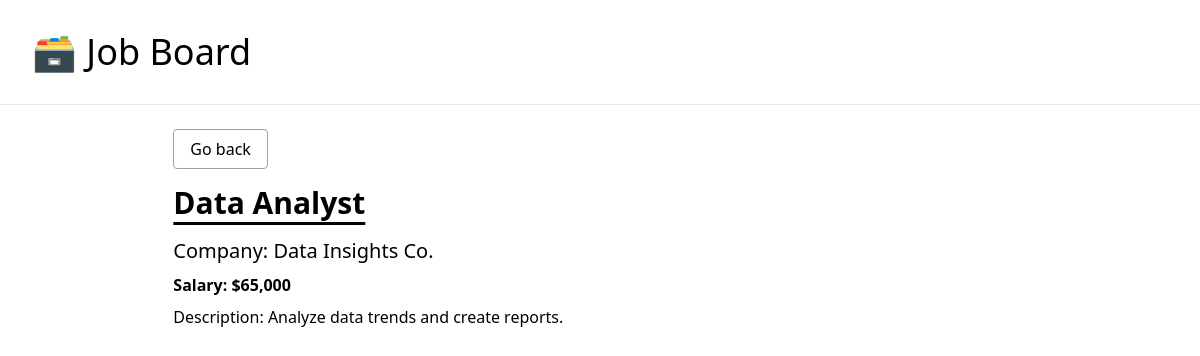
The page /job/5 on the database its author committed.
### job_board/models.py (models this page shows, shortened)
class JobPosting(models.Model):
    title = models.CharField(max_length=100)
    description = models.TextField()
    company = models.CharField(max_length=100)
    salary = models.IntegerField()
    is_active = models.BooleanField(default=False)

### job_board/views.py (the view)
# urls.py: path("job/<int:pk>", job_detail, name="job-detail"),
def job_detail(request, pk):
    job_postings = get_object_or_404(JobPosting, pk=pk, is_active=True)
    context = {"posting": job_postings}
    return render(request, "job_board/detail.html", context)

### job_board/templates/job_board/detail.html
{% extends 'job_board/_base.html' %}
{% load humanize %}
{% block content %}
<div class="w-10/12 mx-auto">
    <p class="pb-6"><a href="{% url 'home' %}" class="border border-gray-400 rounded px-4 py-2 hover:bg-gray-200">Go back</a></p>
    <h1 class="text-3xl font-semibold pb-4 underline underline-offset-8">{{posting.title}}</h1>
    <p class="pb-2 text-xl">Company: {{posting.company}}</p>
    <p class="pb-2 font-semibold">Salary: ${{posting.salary|intcomma}}</p>
    <p>Description: {{posting.description}}</p>
</div>
{% endblock content %}

### rows shown on the page
JobPosting: title "Data Analyst", company "Data Insights Co.", salary "65,000", description "Analyze data trends and create reports."
